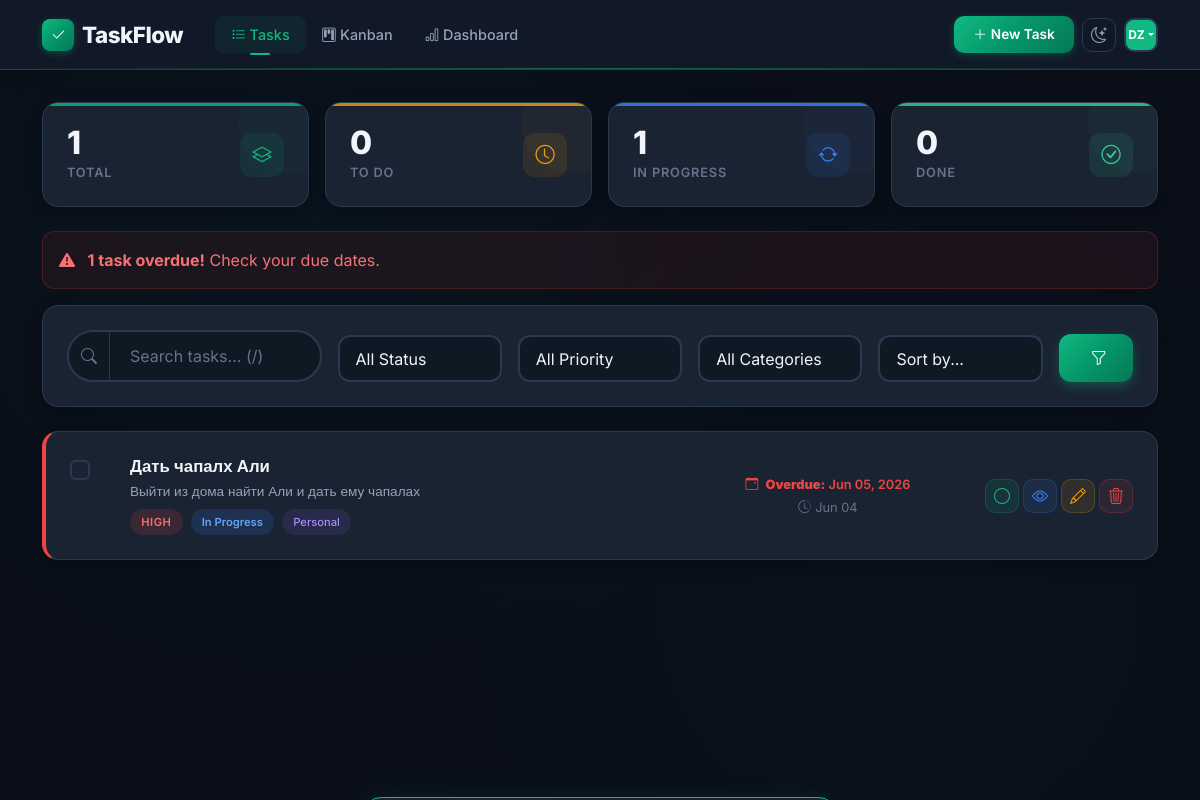
Before: / (signed in) with the older database file.
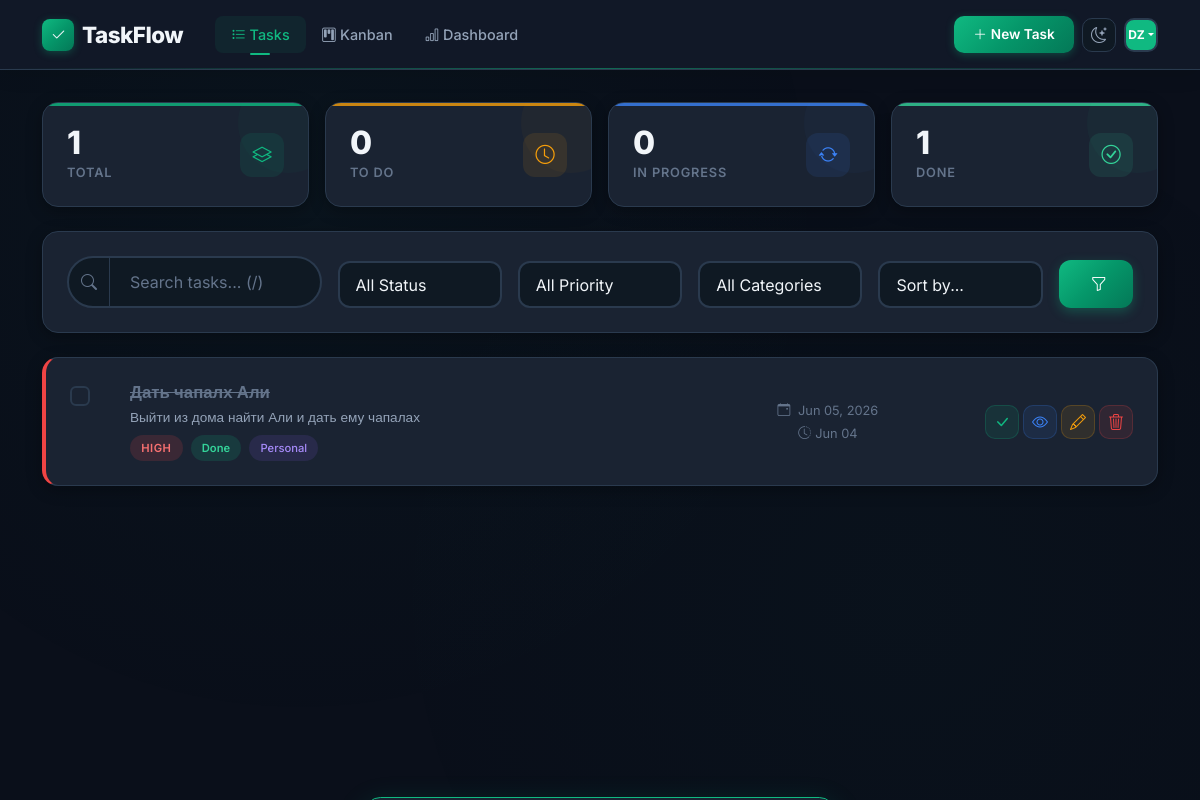
After: the same page with the newer database file.
### tasks/models.py (models this page shows, shortened)
class Task(models.Model):
    PRIORITY_CHOICES = [
        ('low', 'Low'),
        ('medium', 'Medium'),
        ('high', 'High'),
    ]
    STATUS_CHOICES = [
        ('todo', 'To Do'),
        ('in_progress', 'In Progress'),
        ('done', 'Done'),
    ]
    CATEGORY_CHOICES = [
        ('work', 'Work'),
        ('personal', 'Personal'),
        ('study', 'Study'),
        ('health', 'Health'),
        ('finance', 'Finance'),
        ('other', 'Other'),
    ]
    user = models.ForeignKey(User, on_delete=models.CASCADE, related_name='tasks')
    title = models.CharField(max_length=200)
    description = models.TextField(blank=True)
    priority = models.CharField(max_length=10, choices=PRIORITY_CHOICES, default='medium')
    status = models.CharField(max_length=15, choices=STATUS_CHOICES, default='todo')
    category = models.CharField(max_length=15, choices=CATEGORY_CHOICES, default='other')
    due_date = models.DateField(null=True, blank=True)
    position = models.IntegerField(default=0)
    created_at = models.DateTimeField(auto_now_add=True)
    updated_at = models.DateTimeField(auto_now=True)
    completed = models.BooleanField(default=False)
    class Meta:
        ordering = ['position', '-created_at']
    @property
    def is_overdue(self):
        if self.due_date and not self.completed:
            return self.due_date < timezone.now().date()
        return False
    @property
    def is_due_soon(self):
        if self.due_date and not self.completed:
            delta = self.due_date - timezone.now().date()
            return 0 <= delta.days <= 2
        return False
    @property
    def subtask_progress(self):
        total = self.subtasks.count()
        if total == 0:
            return (0, 0)
        done = self.subtasks.filter(is_completed=True).count()
        return (done, total)

### tasks/views.py (the view, shortened to what this page needs)
# urls.py: path('', views.task_list, name='task_list'),
@login_required
def task_list(request):
    tasks = Task.objects.filter(user=request.user)
    query = request.GET.get('q', '')
    if query:
        tasks = tasks.filter(
            Q(title__icontains=query) | Q(description__icontains=query)
        )
    status_filter = request.GET.get('status', '')
    if status_filter:
        tasks = tasks.filter(status=status_filter)
    priority_filter = request.GET.get('priority', '')
    if priority_filter:
        tasks = tasks.filter(priority=priority_filter)
    category_filter = request.GET.get('category', '')
    if category_filter:
        tasks = tasks.filter(category=category_filter)
    sort_by = request.GET.get('sort', '')
    if sort_by == 'due_date':
        tasks = tasks.order_by(F('due_date').asc(nulls_last=True))
    elif sort_by == 'title':
        tasks = tasks.order_by('title')
    elif sort_by == 'created':
        tasks = tasks.order_by('-created_at')
    paginator = Paginator(tasks, 20)
    page_number = request.GET.get('page')
    page_obj = paginator.get_page(page_number)
    user_tasks = Task.objects.filter(user=request.user)
    total_tasks = user_tasks.count()
    completed_tasks = user_tasks.filter(status='done').count()
    pending_tasks = user_tasks.filter(status='todo').count()
    in_progress_tasks = user_tasks.filter(status='in_progress').count()
    from django.utils import timezone
    today = timezone.now().date()
    overdue_tasks = user_tasks.filter(
        due_date__lt=today, completed=False
    ).count()
    context = {
        'tasks': page_obj,
        'page_obj': page_obj,
        'query': query,
        'status_filter': status_filter,
        'priority_filter': priority_filter,
        'category_filter': category_filter,
        'sort_by': sort_by,
        'total_tasks': total_tasks,
        'completed_tasks': completed_tasks,
        'pending_tasks': pending_tasks,
        'in_progress_tasks': in_progress_tasks,
        'overdue_tasks': overdue_tasks,
    }
    return render(request, 'tasks/task_list.html', context)

### tasks/models.py (called while the page is built)
    @property
    def initials(self):
        if self.user.first_name and self.user.last_name:
            return f"{self.user.first_name[0]}{self.user.last_name[0]}".upper()
        return self.user.username[:2].upper()

### templates/tasks/task_list.html (shortened to what the changed rows need)
{% extends 'base.html' %}
{% block content %}
<div class="row g-3 mb-4">
    <div class="col-6 col-lg-3 col-md-6">
    </div>
    <div class="col-6 col-lg-3 col-md-6">
    </div>
    <div class="col-6 col-lg-3 col-md-6">
        <div class="stat-card in-progress animate-in" style="animation-delay: 0.2s;">
            <div class="d-flex justify-content-between align-items-center">
                <div>
                    <div class="stat-number">{{ in_progress_tasks }}</div>
                    <div class="stat-label">In Progress</div>
                </div>
            </div>
        </div>
    </div>
    <div class="col-6 col-lg-3 col-md-6">
        <div class="stat-card done animate-in" style="animation-delay: 0.3s;">
            <div class="d-flex justify-content-between align-items-center">
                <div>
                    <div class="stat-number">{{ completed_tasks }}</div>
                    <div class="stat-label">Done</div>
                </div>
            </div>
        </div>
    </div>
</div>
{% if overdue_tasks > 0 %}
<div class="alert animate-in" style="background: rgba(239, 68, 68, 0.08); border: 1px solid rgba(239, 68, 68, 0.2); border-radius: 12px; color: #f87171; animation-delay: 0.35s;" role="alert">
    <i class="bi bi-exclamation-triangle-fill me-2"></i>
    <strong>{{ overdue_tasks }} task{{ overdue_tasks|pluralize }} overdue!</strong> Check your due dates.
</div>
{% endif %}
<div class="filter-section animate-in" style="animation-delay: 0.4s;">
    <form method="get" action="{% url 'task_list' %}">
    </form>
</div>
{% if tasks %}
<div class="tasks-container" id="taskContainer">
    {% for task in tasks %}
    <div class="task-card priority-{{ task.priority }} {% if task.completed %}completed{% endif %} {% if task.is_due_soon %}due-soon{% endif %} {% if task.is_overdue %}overdue-card{% endif %} animate-in"
         data-task-id="{{ task.pk }}" style="animation-delay: {{ forloop.counter0 }}00ms;">
        <div class="row align-items-center">
            <div class="col-md-7">
                <div class="d-flex align-items-start">
                    <input type="checkbox" class="task-checkbox me-3 mt-1" data-task-id="{{ task.pk }}" title="Select task">
                    <div class="flex-grow-1">
                        <h5 class="task-title mb-1">
                            <a href="{% url 'task_detail' task.pk %}" class="text-decoration-none" style="color: inherit;">{{ task.title }}</a>
                        </h5>
                        {% if task.description %}
                        <p class="task-description mb-2">{{ task.description|truncatewords:20 }}</p>
                        {% endif %}
                        <div class="d-flex flex-wrap gap-2 align-items-center">
                            <span class="badge-priority badge-{{ task.priority }}">{{ task.get_priority_display }}</span>
                            <span class="badge-status badge-{{ task.status }}">{{ task.get_status_display }}</span>
                            <span class="badge-category">{{ task.get_category_display }}</span>
                        </div>
                    </div>
                </div>
            </div>
            <div class="col-md-3 text-md-center mt-3 mt-md-0">
                {% if task.due_date %}
                <div class="due-date {% if task.is_overdue %}overdue{% elif task.is_due_soon %}due-soon-text{% endif %}">
                    <i class="bi bi-calendar-event me-1"></i>
                    {% if task.is_overdue %}<strong>Overdue:</strong> {% elif task.is_due_soon %}<strong>Soon:</strong> {% endif %}{{ task.due_date|date:"M d, Y" }}
                </div>
                {% endif %}
                <div class="due-date mt-1">
                    <i class="bi bi-clock-history me-1"></i>{{ task.created_at|date:"M d" }}
                </div>
            </div>
            <div class="col-md-2 text-md-end mt-3 mt-md-0">
                <div class="task-actions d-flex gap-1 justify-content-md-end">
                    <button class="btn btn-toggle" title="Toggle complete" aria-label="Toggle task completion" onclick="toggleTask({{ task.pk }}, this)">
                        {% if task.completed %}
                            <i class="bi bi-check-lg"></i>
                        {% else %}
                            <i class="bi bi-circle"></i>
                        {% endif %}
                    </button>
                    <a href="{% url 'task_detail' task.pk %}" class="btn btn-view" title="View" aria-label="View task details">
                        <i class="bi bi-eye"></i>
                    </a>
                    <a href="{% url 'task_edit' task.pk %}" class="btn btn-edit" title="Edit" aria-label="Edit task">
                        <i class="bi bi-pencil"></i>
                    </a>
                    <button class="btn btn-delete" title="Delete" aria-label="Delete task" onclick="deleteTask({{ task.pk }}, this)">
                        <i class="bi bi-trash3"></i>
                    </button>
                </div>
            </div>
        </div>
    </div>
    {% endfor %}
</div>
{% endif %}
{% endblock %}

Changed rows visible on the page:
changed Task "Дать чапалх Али": status "In Progress" → "Done"; no longer shows "Overdue:"
Other visible differences:
{{ in_progress_tasks }}: "1" → "0"
{{ completed_tasks }}: "0" → "1"
{{ overdue_tasks }}: "1" → (not shown)
text no longer shown: "task overdue! Check your due dates."
